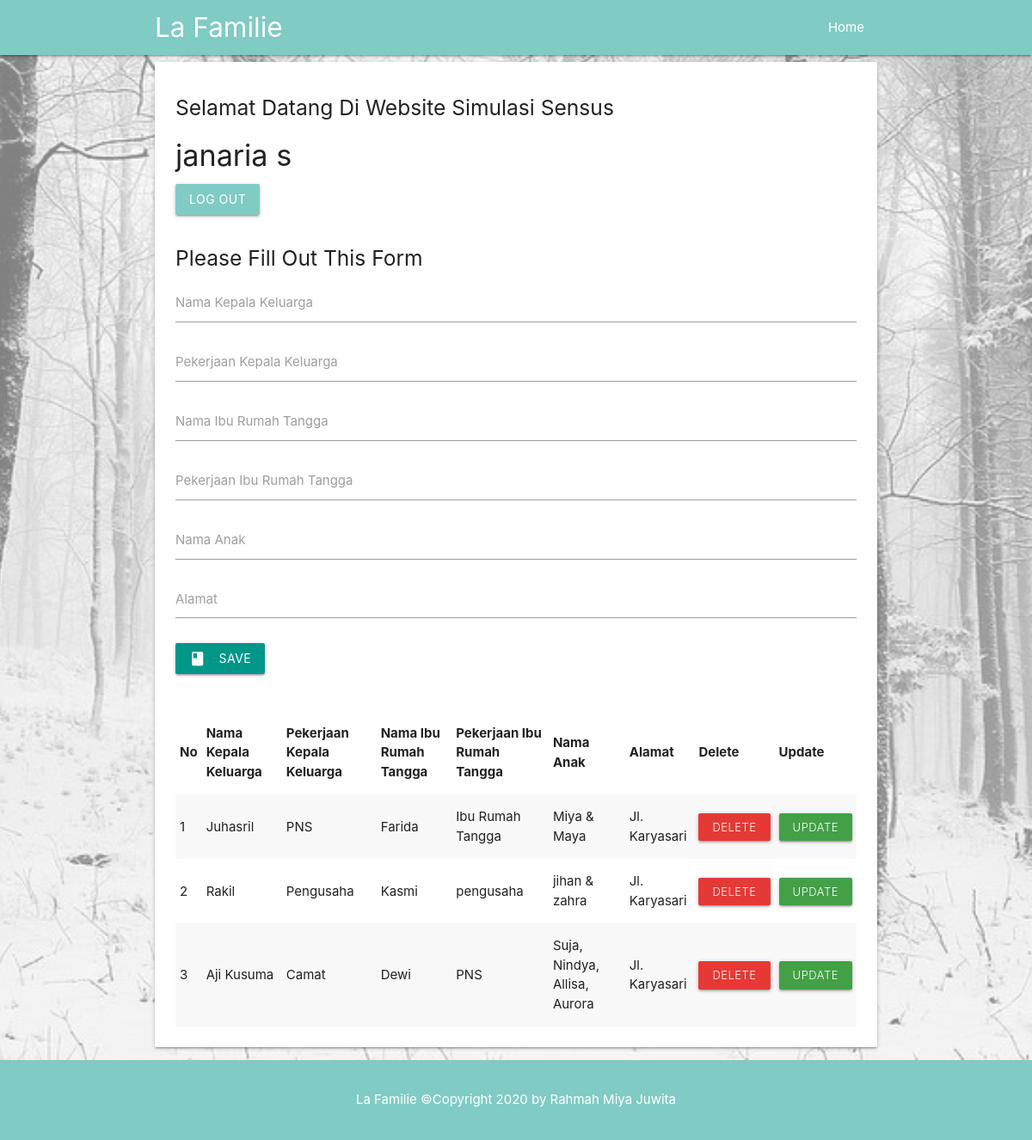
Page /crud/form.php (signed in) on the committed database.
### tables this page shows
CREATE TABLE `sensus` (
  `id` int(11) NOT NULL,
  `nama_ayah` varchar(50) NOT NULL,
  `pekerjaan_ayah` varchar(50) NOT NULL,
  `nama_ibu` varchar(50) NOT NULL,
  `pekerjaan_ibu` varchar(50) NOT NULL,
  `nama_anak` varchar(50) NOT NULL,
  `alamat` text NOT NULL
);

### crud/form.php (the view, shortened to what this page needs)
<!DOCTYPE html>
  <html>
    <head>
      <link type="text/css" rel="stylesheet" href="css/materialize.min.css"  media="screen,projection"/>
      <link rel="stylesheet" type="text/css" href="css/style.css">
    </head>
    <body>
    <div class="navbar-fixed">
        <nav class="#80cbc4 teal lighten-3">
          <div class="container">
            <div class="nav-wrapper">
              <a href="../index.php" class="brand-logo">La Familie</a>
              <ul class="right hide-on-med-and-down">
                <li><a href="../index.php" class="active">Home</a></li>
              </ul>
            </div>
          </div>
        </nav>
      </div>
        <div class="parallax-container">
          <div class="parallax"><img src="img/snow.jpg"></div>
            <div class="container">
              <div class="card-panel">
              <h5>Selamat Datang Di Website Simulasi Sensus</h5>
                    <h4><?php echo  $_SESSION["user"]["name"] ?></h4>
                    <a href="../server/server_logout.php">
                    <button type="submit" class="btn light-text teal lighten-3">Log out</button>
                    </a>
                    <form method="POST" action="insert.php">
                            <h5>Please Fill Out This Form</h5>
                            <div class="input-field">
                            <input type="text" name="nama_ayah" id="nama_ayah" required class="validate">
                            <label for="nama_ayah">Nama Kepala Keluarga</label>
                            </div>
                            <div class="input-field">
                            <input type="text" name="pekerjaan_ayah" id="pekerjaan_ayah" required class="validate">
                            <label for="pekerjaan_ayah">Pekerjaan Kepala Keluarga</label>
                            </div>
                            <div class="input-field">
                            <input type="text" name="nama_ibu" id="nama_ibu" required class="validate">
                            <label for="nama_ibu">Nama Ibu Rumah Tangga</label>
                            </div>
                            <div class="input-field">
                            <input type="text" name="pekerjaan_ibu" id="pekerjaan_ibu" required class="validate">
                            <label for="pekerjaan_ibu">Pekerjaan Ibu Rumah Tangga</label>
                            </div>
                            <div class="input-field">
                            <input type="text" name="nama_anak" id="nama_anak" required class="validate">
                            <label for="nama_anak">Nama Anak</label>
                            </div>
                            <div class="input-field">
                            <textarea name="alamat" id="alamat" class="materialize-textarea"></textarea>
                            <label for="alamat">Alamat</label>
                            </div>
                            <button type="submit" class="btn lighten-text teal ligthen-3" onclick="M.toast({html: 'Data Berhasil Disimpan'})"><i class="material-icons left">book</i>Save</button>
                   </form>
                  	<br>
                  	 <table class="striped responsive-table highlight">
                      <thead>
                        <tr>
                          <th>No</th>
                          <th>Nama Kepala Keluarga</th>
                          <th>Pekerjaan Kepala Keluarga</th>
                          <th>Nama Ibu Rumah Tangga</th>
                          <th>Pekerjaan Ibu Rumah Tangga</th>
                          <th>Nama Anak</th>
                          <th>Alamat</th>
                          <th>Delete</th>
                          <th>Update</th>
                       </tr>
                    </thead>
                    <tbody>
                    <?php
                      include "database.php";
                      $query = "SELECT *FROM sensus";
                      $data = $con -> prepare($query);
                      $data -> execute();
                      $no = 1;
                      while ($sensus = $data -> fetch(PDO :: FETCH_OBJ)){
                    ?>
                      <tr>
                        <td><?php echo $no ?></td>
                        <td><?php echo $sensus -> nama_ayah ?></td>
                        <td><?php echo $sensus -> pekerjaan_ayah ?></td>
                        <td><?php echo $sensus -> nama_ibu ?></td>
                        <td><?php echo $sensus -> pekerjaan_ibu ?></td>
                        <td><?php echo $sensus -> nama_anak ?></td>
                        <td><?php echo $sensus -> alamat ?></td>
                        <td><a href="delete.php?id=<?php echo $sensus -> id ?>"><button class="btn-small light red darken-1">
                        Delete
                        </button></a></td>
                        <td><a href="form-update.php?id=<?php echo $sensus -> id ?>"><button class="btn-small light green darken-1">
                        Update
                        </button></a></td>
                      </tr>
                    <?php
                      $no++;
                    } ?>
                    </tbody>
                  </table>
              </div>
            </div>
        </div>
      <footer class="teal lighten-3 center white-text">
        <p>
            La Familie &copy;Copyright 2020 by <a href="https://instagram.com/rahmahmiyaa/" class="active white-text">Rahmah Miya Juwita</a>
        </p>
      </footer>
    </body>
  </html>

### crud/css/style.css (style rules this page uses)
.parallax-container { height: 50%; }
section, form, footer { padding: 20px 0; }

### rows in the picture
sensus: nama_ayah "Juhasril", pekerjaan_ayah "PNS", nama_ibu "Farida", pekerjaan_ibu "Ibu Rumah Tangga", nama_anak "Miya & Maya", alamat "Jl. Karyasari"
sensus: nama_ayah "Rakil", pekerjaan_ayah "Pengusaha", nama_ibu "Kasmi", pekerjaan_ibu "pengusaha", nama_anak "jihan & zahra", alamat "Jl. Karyasari"
sensus: nama_ayah "Aji Kusuma", pekerjaan_ayah "Camat", nama_ibu "Dewi", pekerjaan_ibu "PNS", nama_anak "Suja, Nindya, Allisa, Aurora", alamat "Jl. Karyasari"

### other values in the picture
$_SESSION["user"]["name"] "janaria s"
